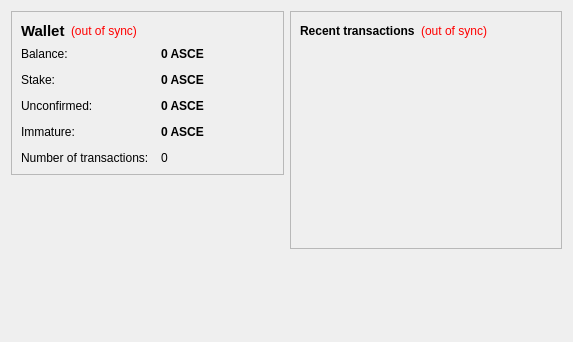
<?xml version="1.0" encoding="UTF-8"?>
<ui version="4.0">
 <class>OverviewPage</class>
 <widget class="QWidget" name="OverviewPage">
  <property name="geometry">
   <rect>
    <x>0</x>
    <y>0</y>
    <width>573</width>
    <height>342</height>
   </rect>
  </property>
  <property name="windowTitle">
   <string>Form</string>
  </property>
  <layout class="QHBoxLayout" name="horizontalLayout" stretch="1,1">
   <item>
    <layout class="QVBoxLayout" name="verticalLayout_2">
     <item>
      <widget class="QFrame" name="frame">
       <property name="frameShape">
        <enum>QFrame::StyledPanel</enum>
       </property>
       <property name="frameShadow">
        <enum>QFrame::Raised</enum>
       </property>
       <layout class="QVBoxLayout" name="verticalLayout_4">
        <item>
         <layout class="QHBoxLayout" name="horizontalLayout_4">
          <item>
           <widget class="QLabel" name="label_5">
            <property name="font">
             <font>
              <pointsize>11</pointsize>
              <weight>75</weight>
              <bold>true</bold>
             </font>
            </property>
            <property name="text">
             <string>Wallet</string>
            </property>
           </widget>
          </item>
          <item>
           <widget class="QLabel" name="labelWalletStatus">
            <property name="toolTip">
             <string>The displayed information may be out of date. Your wallet automatically synchronizes with the Ascentcoin network after a connection is established, but this process has not completed yet.</string>
            </property>
            <property name="styleSheet">
             <string notr="true">QLabel { color: red; }</string>
            </property>
            <property name="text">
             <string notr="true">(out of sync)</string>
            </property>
            <property name="alignment">
             <set>Qt::AlignLeading|Qt::AlignLeft|Qt::AlignVCenter</set>
            </property>
           </widget>
          </item>
          <item>
           <spacer name="horizontalSpacer_2">
            <property name="orientation">
             <enum>Qt::Horizontal</enum>
            </property>
            <property name="sizeHint" stdset="0">
             <size>
              <width>40</width>
              <height>20</height>
             </size>
            </property>
           </spacer>
          </item>
         </layout>
        </item>
        <item>
         <layout class="QFormLayout" name="formLayout_2">
          <property name="fieldGrowthPolicy">
           <enum>QFormLayout::AllNonFixedFieldsGrow</enum>
          </property>
          <property name="horizontalSpacing">
           <number>12</number>
          </property>
          <property name="verticalSpacing">
           <number>12</number>
          </property>
          <item row="0" column="0">
           <widget class="QLabel" name="label">
            <property name="text">
             <string>Balance:</string>
            </property>
           </widget>
          </item>
          <item row="0" column="1">
           <widget class="QLabel" name="labelBalance">
            <property name="font">
             <font>
              <weight>75</weight>
              <bold>true</bold>
             </font>
            </property>
            <property name="cursor">
             <cursorShape>IBeamCursor</cursorShape>
            </property>
            <property name="toolTip">
             <string>Your current balance</string>
            </property>
            <property name="text">
             <string notr="true">0 ASCE</string>
            </property>
            <property name="textInteractionFlags">
             <set>Qt::LinksAccessibleByMouse|Qt::TextSelectableByKeyboard|Qt::TextSelectableByMouse</set>
            </property>
           </widget>
          </item>
          <item row="1" column="0">
           <widget class="QLabel" name="label_6">
            <property name="text">
             <string>Stake:</string>
            </property>
           </widget>
          </item>
          <item row="1" column="1">
           <widget class="QLabel" name="labelStake">
            <property name="font">
             <font>
              <weight>75</weight>
              <bold>true</bold>
             </font>
            </property>
            <property name="cursor">
             <cursorShape>IBeamCursor</cursorShape>
            </property>
            <property name="toolTip">
             <string>Total of coins that was staked, and do not yet count toward the current balance</string>
            </property>
            <property name="text">
             <string notr="true">0 ASCE</string>
            </property>
            <property name="textInteractionFlags">
             <set>Qt::LinksAccessibleByMouse|Qt::TextSelectableByKeyboard|Qt::TextSelectableByMouse</set>
            </property>
           </widget>
          </item>
          <item row="2" column="0">
           <widget class="QLabel" name="label_3">
            <property name="text">
             <string>Unconfirmed:</string>
            </property>
           </widget>
          </item>
          <item row="2" column="1">
           <widget class="QLabel" name="labelUnconfirmed">
            <property name="font">
             <font>
              <weight>75</weight>
              <bold>true</bold>
             </font>
            </property>
            <property name="cursor">
             <cursorShape>IBeamCursor</cursorShape>
            </property>
            <property name="toolTip">
             <string>Total of transactions that have yet to be confirmed, and do not yet count toward the current balance</string>
            </property>
            <property name="text">
             <string notr="true">0 ASCE</string>
            </property>
            <property name="textInteractionFlags">
             <set>Qt::LinksAccessibleByMouse|Qt::TextSelectableByKeyboard|Qt::TextSelectableByMouse</set>
            </property>
           </widget>
          </item>
          <item row="3" column="0">
           <widget class="QLabel" name="labelImmatureText">
            <property name="text">
             <string>Immature:</string>
            </property>
           </widget>
          </item>
          <item row="3" column="1">
           <widget class="QLabel" name="labelImmature">
            <property name="font">
             <font>
              <weight>75</weight>
              <bold>true</bold>
             </font>
            </property>
            <property name="toolTip">
             <string>Mined balance that has not yet matured</string>
            </property>
            <property name="text">
             <string notr="true">0 ASCE</string>
            </property>
            <property name="textInteractionFlags">
             <set>Qt::LinksAccessibleByMouse|Qt::TextSelectableByKeyboard|Qt::TextSelectableByMouse</set>
            </property>
           </widget>
          </item>
          <item row="4" column="0">
           <widget class="QLabel" name="label_2">
            <property name="text">
             <string>Number of transactions:</string>
            </property>
           </widget>
          </item>
          <item row="4" column="1">
           <widget class="QLabel" name="labelNumTransactions">
            <property name="toolTip">
             <string>Total number of transactions in wallet</string>
            </property>
            <property name="text">
             <string notr="true">0</string>
            </property>
           </widget>
          </item>
         </layout>
        </item>
       </layout>
      </widget>
     </item>
     <item>
      <spacer name="verticalSpacer">
       <property name="orientation">
        <enum>Qt::Vertical</enum>
       </property>
       <property name="sizeHint" stdset="0">
        <size>
         <width>20</width>
         <height>40</height>
        </size>
       </property>
      </spacer>
     </item>
     <item>
      <widget class="QLabel" name="label_6">
       <property name="text">
        <string/>
       </property>
       <property name="pixmap">
        <pixmap resource="../bitcoin.qrc">:/images/backg</pixmap>
       </property>
       <property name="scaledContents">
        <bool>false</bool>
       </property>
       <property name="alignment">
        <set>Qt::AlignCenter</set>
       </property>
       <property name="margin">
        <number>-2</number>
       </property>
      </widget>
     </item>
    </layout>
   </item>
   <item>
    <layout class="QVBoxLayout" name="verticalLayout_3">
     <item>
      <widget class="QFrame" name="frame_2">
       <property name="frameShape">
        <enum>QFrame::StyledPanel</enum>
       </property>
       <property name="frameShadow">
        <enum>QFrame::Raised</enum>
       </property>
       <layout class="QVBoxLayout" name="verticalLayout">
        <item>
         <layout class="QHBoxLayout" name="horizontalLayout_2">
          <item>
           <widget class="QLabel" name="label_4">
            <property name="text">
             <string>&lt;b&gt;Recent transactions&lt;/b&gt;</string>
            </property>
           </widget>
          </item>
          <item>
           <widget class="QLabel" name="labelTransactionsStatus">
            <property name="toolTip">
             <string>The displayed information may be out of date. Your wallet automatically synchronizes with the Ascentcoin network after a connection is established, but this process has not completed yet.</string>
            </property>
            <property name="styleSheet">
             <string notr="true">QLabel { color: red; }</string>
            </property>
            <property name="text">
             <string notr="true">(out of sync)</string>
            </property>
            <property name="alignment">
             <set>Qt::AlignRight|Qt::AlignTrailing|Qt::AlignVCenter</set>
            </property>
           </widget>
          </item>
          <item>
           <spacer name="horizontalSpacer">
            <property name="orientation">
             <enum>Qt::Horizontal</enum>
            </property>
            <property name="sizeHint" stdset="0">
             <size>
              <width>40</width>
              <height>20</height>
             </size>
            </property>
           </spacer>
          </item>
         </layout>
        </item>
        <item>
         <widget class="QListView" name="listTransactions">
          <property name="styleSheet">
           <string notr="true">QListView { background: transparent; }</string>
          </property>
          <property name="frameShape">
           <enum>QFrame::NoFrame</enum>
          </property>
          <property name="verticalScrollBarPolicy">
           <enum>Qt::ScrollBarAlwaysOff</enum>
          </property>
          <property name="horizontalScrollBarPolicy">
           <enum>Qt::ScrollBarAlwaysOff</enum>
          </property>
          <property name="selectionMode">
           <enum>QAbstractItemView::NoSelection</enum>
          </property>
         </widget>
        </item>
       </layout>
      </widget>
     </item>
     <item>
      <spacer name="verticalSpacer_2">
       <property name="orientation">
        <enum>Qt::Vertical</enum>
       </property>
       <property name="sizeHint" stdset="0">
        <size>
         <width>20</width>
         <height>40</height>
        </size>
       </property>
      </spacer>
     </item>
    </layout>
   </item>
  </layout>
 </widget>
 <resources/>
 <connections/>
</ui>
